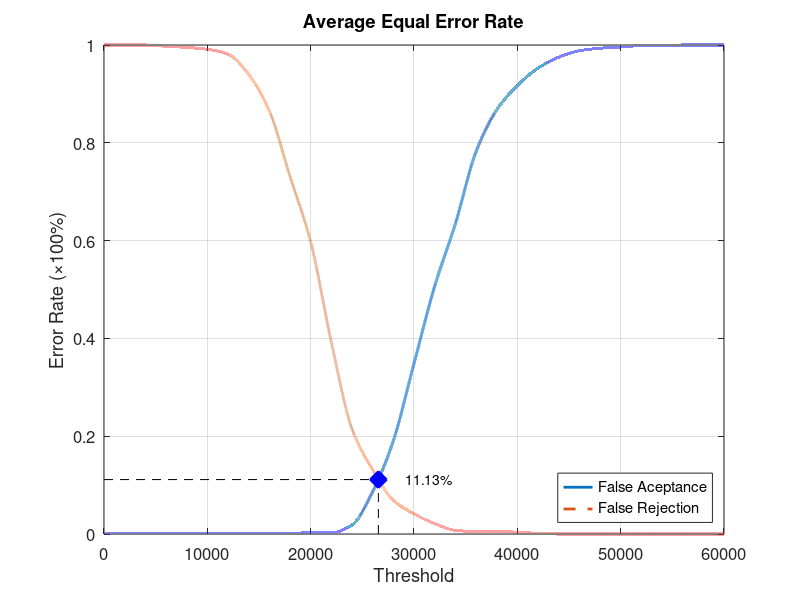
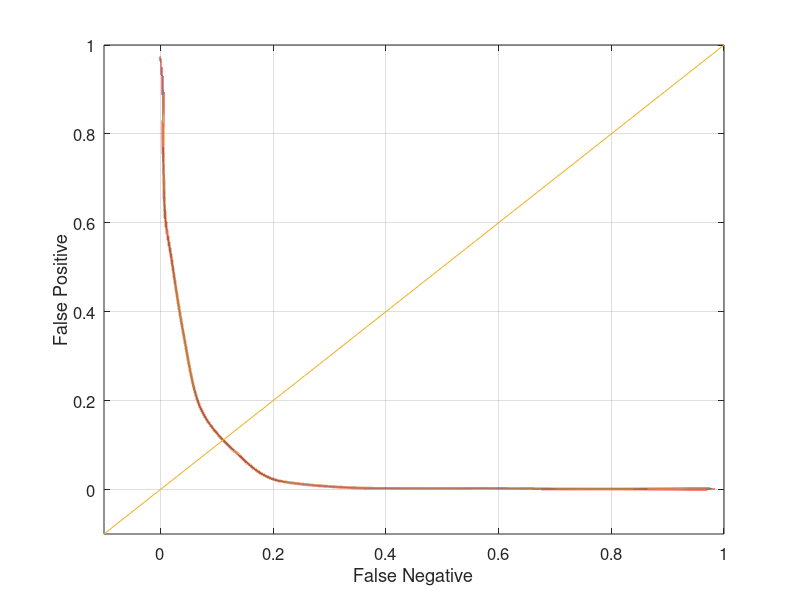

Write the MATLAB code that produced these figures, in order.
function yEER = Experiment1Average
close all;
clear;
clc;
x = 0:2000:60000;
xq = 0:0.5:60000;

y0 = [0 0.00131579 0.00131579 0.00131579 0.00131579 0.00131579 0.00131579 0.00131579 0.00131579 0.00131579 0.00263158 0.00263158 0.0184211 0.0868421 0.190789 0.348684 0.506579 0.634211 0.781579 0.867105 0.917105 0.952632 0.975 0.988158 0.993421 0.996053 0.998684 0.998684 1 1 1];
yy0 = interp1(x, y0, xq, 'pchip');
y1 = [1 1 1 0.9975 0.995 0.99125 0.98125 0.94 0.865 0.73125 0.5975 0.3925 0.215 0.13125 0.06875 0.04125 0.02125 0.0075 0.005 0.005 0.00375 0.00125 0 0 0 0 0 0 0 0 0];
yy1 = interp1(x, y1, xq, 'pchip');

% Calculating EER: 
y2 = abs(y0 - y1);
find(y2 == min(y2))
yy2 = abs(yy0 - yy1);
xEER = find(yy2 == min(yy2));
xEERIndex = xq(xEER) % X-axis EER
yEER = yy0(xEER) % Y-axis EER

main = figure
plot(xq, yy0,'-','LineWidth', 2);	hold on
plot(xq, yy1,'--','LineWidth', 2);	hold on
plot([xEERIndex xEERIndex], [0 yEER], 'k--');	hold on
plot([0 xEERIndex], [yEER yEER], 'k--');	hold on
plot(xEERIndex, yEER, 'bx', 'LineWidth', 10);	hold on
text(xEERIndex + 10 * xEERIndex / 100, yEER, [num2str(round((10000 * yEER)) / 100) '%'])
legend('False Aceptance', 'False Rejection', 'Location', 'SouthEast')
xlabel('Threshold')
ylabel('Error Rate (\times100%)')
title('Average Equal Error Rate')
set(gca, 'FontSize', 12)
axis([0 60000 0 1])
grid on

print(main, 'Experiment1AverageMain', '-dpng');
FNRxFPR = figure('Color', [1 1 1]);
plot(yy1, yy0, '-', yy1, yy0, 'LineWidth', 2);
hold on
y = -0.1:0.1:1
plot(y, y); 
set(gca, 'FontSize', 12)
xlabel('False Negative')
ylabel('False Positive')
axis([-0.1 1 -0.1 1])
set(gca, 'FontSize', 12)
grid on

print(FNRxFPR, 'Experiment1AverageFNRxFPR','-dpng');
end
